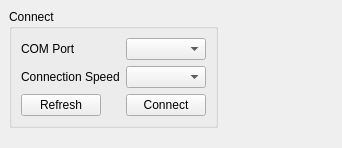
       <widget class="QWidget" name="tab_5">
        <attribute name="title">
         <string>Connect</string>
        </attribute>
        <widget class="QWidget" name="layoutWidget">
         <property name="geometry">
          <rect>
           <x>9</x>
           <y>9</y>
           <width>324</width>
           <height>130</height>
          </rect>
         </property>
         <layout class="QFormLayout" name="formLayout_2">
          <item row="0" column="0">
           <widget class="QGroupBox" name="groupBoxConnect">
            <property name="title">
             <string>Connect</string>
            </property>
            <layout class="QFormLayout" name="formLayout">
             <item row="0" column="0">
              <widget class="QLabel" name="label_COM">
               <property name="text">
                <string>COM Port</string>
               </property>
              </widget>
             </item>
             <item row="0" column="1">
              <widget class="QComboBox" name="comboBox_COM"/>
             </item>
             <item row="1" column="0">
              <widget class="QLabel" name="label_ConnSpeed">
               <property name="text">
                <string>Connection Speed</string>
               </property>
              </widget>
             </item>
             <item row="1" column="1">
              <widget class="QComboBox" name="comboBox_ConnSpeed">
               <property name="currentText">
                <string/>
               </property>
              </widget>
             </item>
             <item row="3" column="0">
              <widget class="QPushButton" name="pushButton_Refresh">
               <property name="text">
                <string>Refresh</string>
               </property>
               <property name="icon">
                <iconset>
                 <normaloff>img/Actions-view-refresh-icon.png</normaloff>img/Actions-view-refresh-icon.png</iconset>
               </property>
              </widget>
             </item>
             <item row="3" column="1">
              <widget class="QPushButton" name="pushButton_Connect">
               <property name="text">
                <string>Connect</string>
               </property>
               <property name="icon">
                <iconset>
                 <normaloff>img/connect-icon.png</normaloff>img/connect-icon.png</iconset>
               </property>
              </widget>
             </item>
            </layout>
           </widget>
          </item>
          <item row="0" column="1">
           <widget class="QLabel" name="label_ConnectedStatus">
            <property name="enabled">
             <bool>true</bool>
            </property>
            <property name="text">
             <string/>
            </property>
            <property name="pixmap">
             <pixmap>img/connect-icon.png</pixmap>
            </property>
            <property name="scaledContents">
             <bool>true</bool>
            </property>
           </widget>
          </item>
         </layout>
        </widget>
       </widget>
